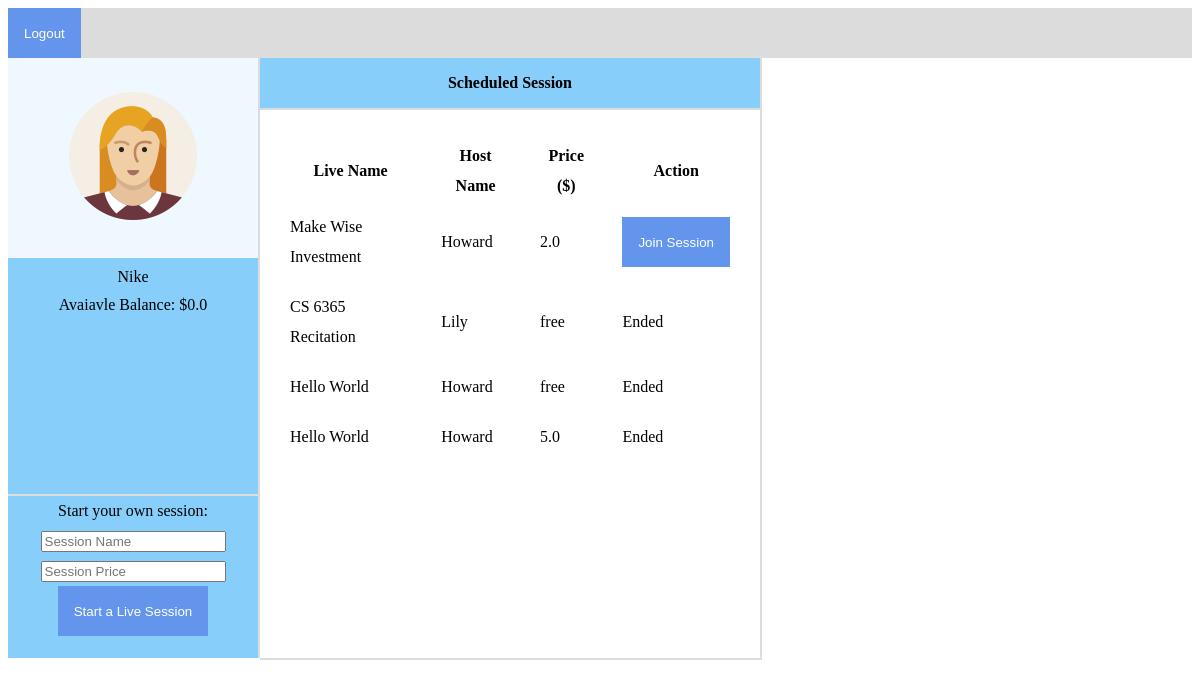
The page /home (signed in) on the database as committed earlier.
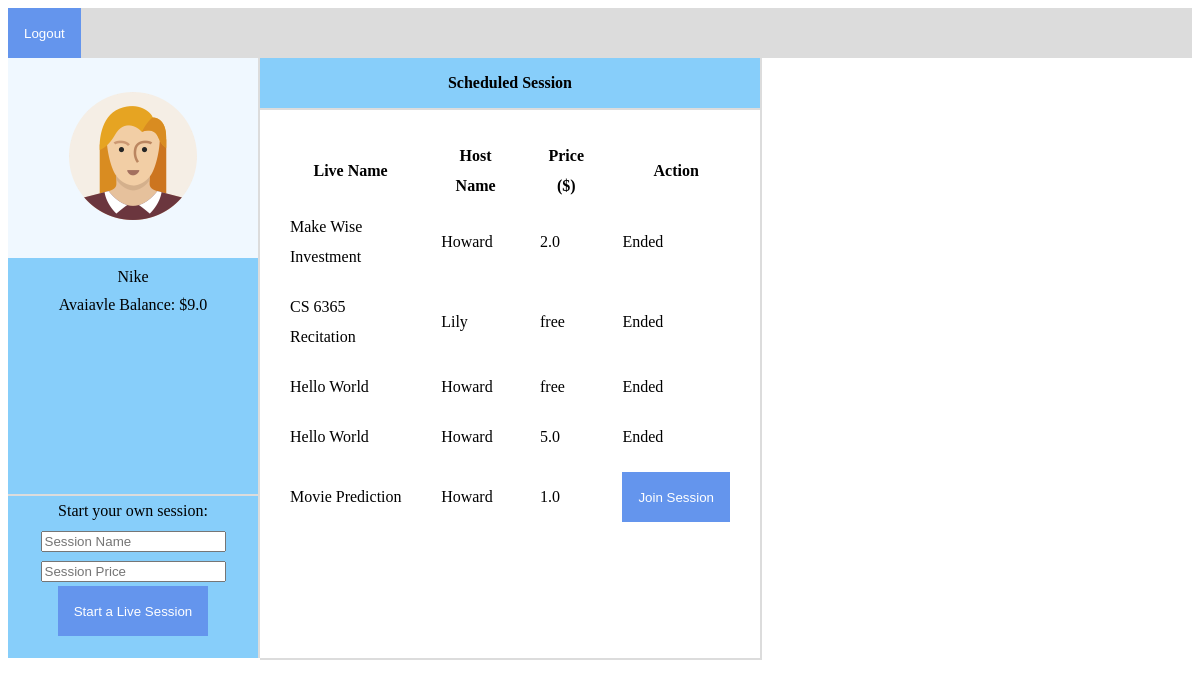
The same page on the database as committed later.
### tables this page shows
CREATE TABLE "users" (
	 "id" integer PRIMARY KEY AUTOINCREMENT,
	 "user_name" string NOT NULL,
	 "hashed_name_passwd" string NOT NULL,
	 "balance" real NOT NULL DEFAULT 0,
	 "nick_name" string NOT NULL
);

CREATE TABLE "live_general" (
	 "id" integer PRIMARY KEY AUTOINCREMENT,
	 "title" string NOT NULL,
	 "host_id" integer NOT NULL,
	 "has_end" integer NOT NULL DEFAULT 0,
	 "price" real DEFAULT 0
);

### flaskr_view_controller.py (the view)
@app.route('/home', methods=['GET', 'POST'])
def go_to_home():
    if not session['logged_in']:
        return render_template('main.html')
    else:
        lives = live_model.get_live_sessions()
        for live in lives:
            live['has_joined'] = live_model.has_paid(session['user_id'], live['id'])
        user = user_model.get_user_info(session['user_id'])
        return render_template('home.html', user=user, lives=lives)

### dao.py (called while the page is built)
def connect_db(app):
    rv = sqlite3.connect(app.config['DATABASE'])
    rv.row_factory = sqlite3.Row
    return rv

def query_db(query, args=(), one=False):
    cur = g.db.execute(query, args)
    rv = [dict((cur.description[idx][0], value)
               for idx, value in enumerate(row)) for row in cur.fetchall()]
    return (rv[0] if rv else None) if one else rv

### flaskr_view_controller.py (called while the page is built)
@app.before_request
def before_request():
    g.db = dao.connect_db(app)

@app.teardown_request
def teardown_request(exception):
    if hasattr(g, 'db'):
        g.db.close()

### live_model.py (called while the page is built)
def get_live_sessions():
    res = []
    lives = dao.query_db('SELECT * FROM live_general')
    for live in lives:
        host = user_model.get_user_info(live['host_id'])
        live['host_name'] = host['nick_name']
        res.append(live)
    return res

def has_paid(uid, lid):
    count = dao.query_db('SELECT COUNT(id) FROM live_participants WHERE participant_id = ? AND live_id = ?',
                         [uid, lid], one=True)['COUNT(id)']
    if 0 == count:
        return False
    else:
        return True

### user_model.py (called while the page is built)
def get_user_info(uid):
    user = dao.query_db('SELECT * FROM users WHERE id = ?', [uid], True)
    return user

### templates/home.html (shortened to what this page needs)
<!DOCTYPE html>
<html lang="en">
<head>
    <link rel="stylesheet" type="text/css" href="{{ url_for('static', filename='style.css') }}">
</head>
<body>
    <div class="logoutArea">
        <div class="logout">
            <form class="logout" action="/logout" method="post">
                <input type="submit" value="Logout">
            </form>
        </div>
    </div>
    <div class="personalInfoArea">
        <div class="personalInfo">
            <div class="avatar">
                <img id="avatarPic" src="{{ url_for('static', filename='') }}avatar/{{ user.id }}.png">
            </div>
            <div class="otherInfo">
                <div class="info">
                    {{ user.nick_name }}
                </div>
                <div class="info">
                    Avaiavle Balance: ${{ user.balance }}
                </div>
            </div>
            <div class="registerLive">
                <form class="registerForm" action="/live" method="post">
                    Start your own session:
                    <input type="text" name="title" placeholder="Session Name" required="required">
                    <input type="number" name="price" placeholder="Session Price" required="required" min="0">
                    <input type="submit" value="Start a Live Session">
                </form>
            </div>
        </div>
    </div>
    <div class="liveListArea">
        <div class="liveListTitle">
            Scheduled Session
        </div>
        <div class="liveList">
            <table>
                <tr>
                    <th>Live Name</th>
                    <th>Host Name</th>
                    <th>Price ($)</th>
                    <th>Action</th>
                </tr>
                {% for live in lives %}
                    <tr>
                        <td>{{ live.title }}</td>
                        <td>{{ live.host_name }}</td>
                        <td>
                            {% if 0 == live.price %}
                                free
                            {% else %}
                                {{ live.price }}
                            {% endif %}
                        </td>
                        <td>
                            {% if 0 == live.has_end %}
                            <form class="liveDetails" action="/live" method="post"
                                  onsubmit="return checkValidation('{{ live.has_joined }}', {{ live.price }}, {{ user.balance }})">
                                {% if live.host_id != session.user_id %}
                                    <input type="submit" value="Join Session">
                                {% else %}
                                    <input type="text" name="type" hidden="hidden" id="liveType2" value="true">
                                    <input type="submit" value="Cont. Host">
                                {% endif %}
                            </form>
                            {% else %}
                                <div>Ended</div>
                            {% endif %}
                        </td>
                    </tr>
                {% endfor %}
            </table>
        </div>
    </div>
</body>
</html>

### static/style.css (style rules this page uses)
.logoutArea { width:100%; height:50px; #margin-bottom:10px; background-color:Gainsboro; float: left; }
input[type=button], input[type=submit], input[type=reset] { background-color: CornflowerBlue ; border: none; color: white; padding: 16px 16px; height:50px; text-decoration: none; margin: 0px 0px; cursor: pointer; }
.avatar { background-color:AliceBlue; height: 200px; width:250px; text-align: center; display: table-cell; vertical-align: middle; }
.info { text-align: center; margin-top:10px; }
.registerLive { border-top: 2px solid Gainsboro; margin-top: 180px; text-align: center; line-height: 30px; }
.personalInfoArea { height:600px; width: 250px; display:inline-block; border-right: 2px solid Gainsboro; background-color:LightSkyBlue; float: left; }
.liveListArea { height:600px; width: 500px; display:inline-block; border-right: 2px solid Gainsboro; float: left; border-bottom: 2px solid Gainsboro; }
.liveListTitle { height: 50px; text-align: center; line-height: 50px; border-bottom: 2px solid Gainsboro; background-color:LightSkyBlue; font-weight: bold; }
.liveList { margin-top:30px; line-height: 30px; }
table { border-collapse: separate; border-spacing: 30px 0; }
td { padding: 10px 0; }

Rows that differ between the two databases and show on the page:
changed users "Nike": balance "0.0" → "9.0"
added live_general: title "Movie Prediction", price "1.0"
Other text that changed with them:
list line gone: "Join Session"
new list line: "Ended"
new list line: "Howard"
new list line: "Join Session"
